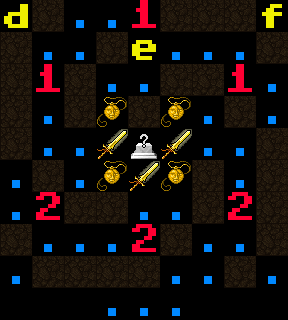

This is a level from a 2D game, rendered from its Tiled map with the project's own tilesets. A one-line summary and the complete map file follow:
An orthogonal 9x10 tile map with 32x32 px tiles, 3 tile layers (Tile Layer, Feature Layer, Tag Layer), 2 tilesets.

<map version="2017.05.26" orientation="orthogonal" renderorder="right-down" width="9" height="10" tilewidth="32" tileheight="32" backgroundcolor="#000000" nextobjectid="1">
 <properties>
  <property name="code" value=": ee_ecumenical(_G)" />
  <property name="tags" value="ee_9x9" />
  <property name="weight" value="1" />
 </properties>
 <tileset firstgid="1" source="../tilesets/features.tsx" />
 <tileset firstgid="205" source="../tilesets/basic.tsx" />
 <layer name="Tile Layer" width="9" height="10">
  <data encoding="csv">
17,278,205,205,28,278,278,278,19,
278,205,205,278,18,205,205,205,278,
278,28,278,205,205,278,278,28,205,
278,205,278,15,278,15,205,278,205,
278,205,205,16,72,16,205,205,278,
205,278,205,15,16,15,278,205,278,
205,29,278,278,205,205,278,29,278,
278,205,205,205,29,278,205,205,278,
205,278,278,278,278,205,205,278,205,
0,0,0,205,205,205,0,0,0
</data>
 </layer>
 <layer name="Feature Layer" width="9" height="10">
  <data encoding="csv">
0,0,0,0,0,0,0,0,0,
0,0,0,0,0,0,0,0,0,
0,0,0,0,0,0,0,0,0,
0,0,0,0,0,0,0,0,0,
0,0,0,0,0,0,0,0,0,
0,0,0,0,0,0,0,0,0,
0,0,0,0,0,0,0,0,0,
0,0,0,0,0,0,0,0,0,
0,0,0,0,0,0,0,0,0,
0,0,0,0,0,0,0,0,0
</data>
 </layer>
 <layer name="Tag Layer" width="9" height="10">
  <data encoding="csv">
0,0,0,0,0,0,0,0,0,
0,0,0,0,0,0,0,0,0,
0,0,0,0,0,0,0,0,0,
0,0,0,0,0,0,0,0,0,
0,0,0,0,0,0,0,0,0,
0,0,0,0,0,0,0,0,0,
0,0,0,0,0,0,0,0,0,
0,0,0,0,0,0,0,0,0,
0,0,0,0,0,0,0,0,0,
0,0,0,0,0,0,0,0,0
</data>
 </layer>
 <objectgroup name="Scripting Layer" />
</map>
